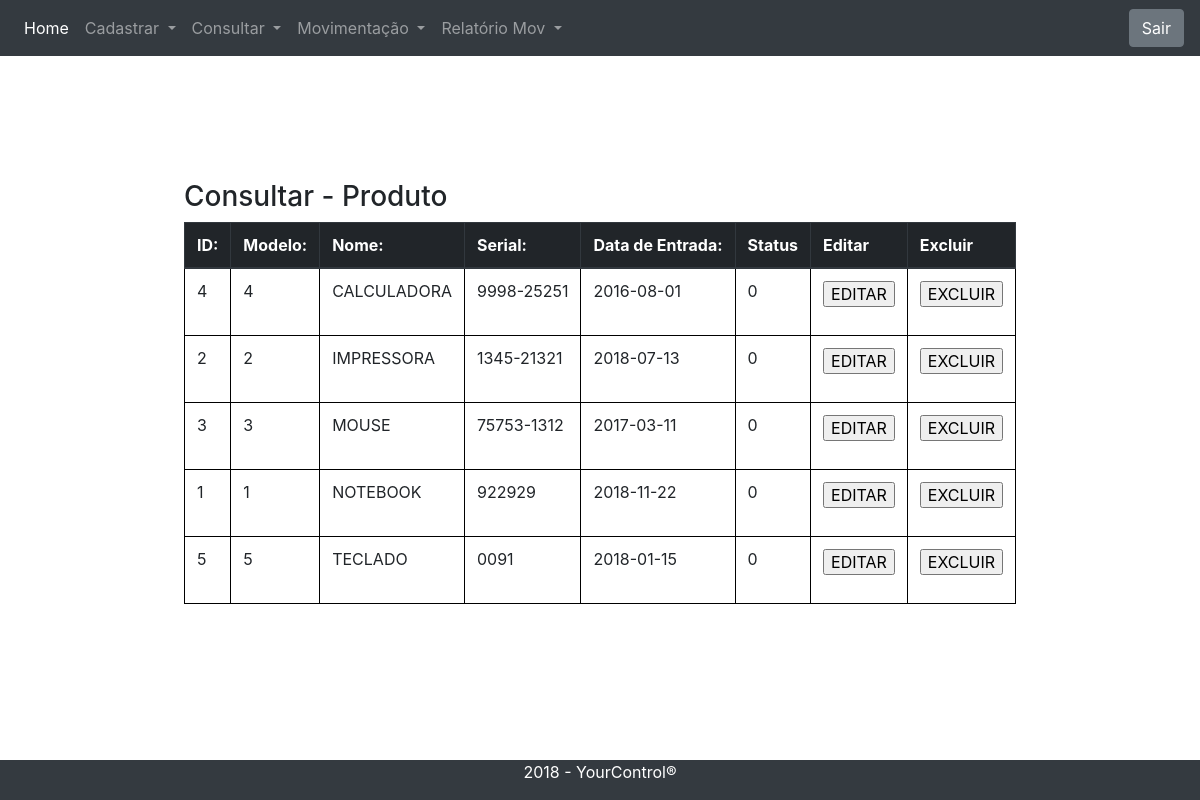
The app's page /produto-consulta.php with its own data.
### tables this page shows
CREATE TABLE Produtos 
( 
    idModelo INT NOT NULL ,
    idProduto INT NOT NULL AUTO_INCREMENT , 
    nomeProduto VARCHAR(30) NOT NULL ,
    serialProduto VARCHAR(50) NOT NULL ,
    dataEntradaProduto DATE NOT NULL,
    statusProduto BOOLEAN NOT NULL ,
    PRIMARY KEY (idProduto) , 
    CONSTRAINT fk_ModeloProduto FOREIGN KEY (idModelo) REFERENCES Modelos (idModelo) 
);

### produto-c.php (called while the page is built, shortened)
<?php
    function abrirBancoProduto(){
        $conexao = new mysqli("localhost","root","","banco");
        return $conexao;
    }
    function selectTodosProdutos(){
        $banco = abrirBancoProduto();
        $sql = "SELECT * FROM Produtos ORDER BY nomeProduto";
        $resultado = $banco->query($sql);
        if($resultado->num_rows === 0){
            ?>
                <script type="text/javascript">
                alert("Nenhum produto foi cadastrado.");
                window.location.href = "index.php";
                </script>
            <?php
        }else{
            while ($row = mysqli_fetch_array($resultado)){
                $grupo [] = $row;
            }
            return $grupo;
        }
    }
            ?>

### produto-consulta.php (the view, shortened to what this page needs)
<?php
    include("produto-c.php");
    $grupo = selectTodosProdutos();
?>
<html lang="pt-BR">
<head>
    <?php
        include("tmpl/head.php");
    ?>
</head>
    <?php
        include("tmpl/header.php");
        include("tmpl/footer.php");
    ?>
    <div class="container h-100">
        <div class="row h-100 justify-content-center align-items-center">
            <div class="form">
                <h3>Consultar - Produto</h3>
                <table class="table">
                    <thead class="thead-dark">
                        <tr>
                            <th>ID: </th>
                            <th>Modelo: </th>
                            <th>Nome: </th>
                            <th>Serial: </th>
                            <th>Data de Entrada: </th>
                            <th>Status</th>
                            <th>Editar</th>
                            <th>Excluir</th>
                        </tr>
                    </thead>
                    <tbody>
                        <?php foreach ($grupo as $Produtos) { ?>
                            <tr>
                                <td><?=$Produtos["idProduto"]?></td>
                                <td><?=$Produtos["idModelo"]?></td>
                                <td><?=$Produtos["nomeProduto"]?></td>
                                <td><?=$Produtos["serialProduto"]?></td>
                                <td><?=$Produtos["dataEntradaProduto"]?></td>
                                <td><?=$Produtos["statusProduto"]?></td>
                                <td>
                                    <form nome="alterar" action="produto-a.php" method="POST">
                                        <input type="submit" name="Editar" value="Editar" />
                                    </form>
                                </td>
                                <td>
                                    <form name="excluir" action="produto-c.php" method="POST">
                                        <input type="submit" name="acao" value="Excluir" onclick="alert('Cadastro excluído com sucesso.');"/>
                                    </form>
                                </td>
                            </tr>
                        <?php } ?>
                    </tbody>
                </table>
            </div>
        </div>
    </div>
</body>
</html>

### css/main.css (style rules this page uses)
table, th, td { border: 1px solid black; }
input { text-transform: uppercase; }

### records on screen
produtos: idProduto "4", idModelo "4", nomeProduto "CALCULADORA", serialProduto "9998-25251", dataEntradaProduto "2016-08-01", statusProduto "0"
produtos: idProduto "2", idModelo "2", nomeProduto "IMPRESSORA", serialProduto "1345-21321", dataEntradaProduto "2018-07-13", statusProduto "0"
produtos: idProduto "3", idModelo "3", nomeProduto "MOUSE", serialProduto "75753-1312", dataEntradaProduto "2017-03-11", statusProduto "0"
produtos: idProduto "1", idModelo "1", nomeProduto "NOTEBOOK", serialProduto "922929", dataEntradaProduto "2018-11-22", statusProduto "0"
produtos: idProduto "5", idModelo "5", nomeProduto "TECLADO", serialProduto "0091", dataEntradaProduto "2018-01-15", statusProduto "0"
